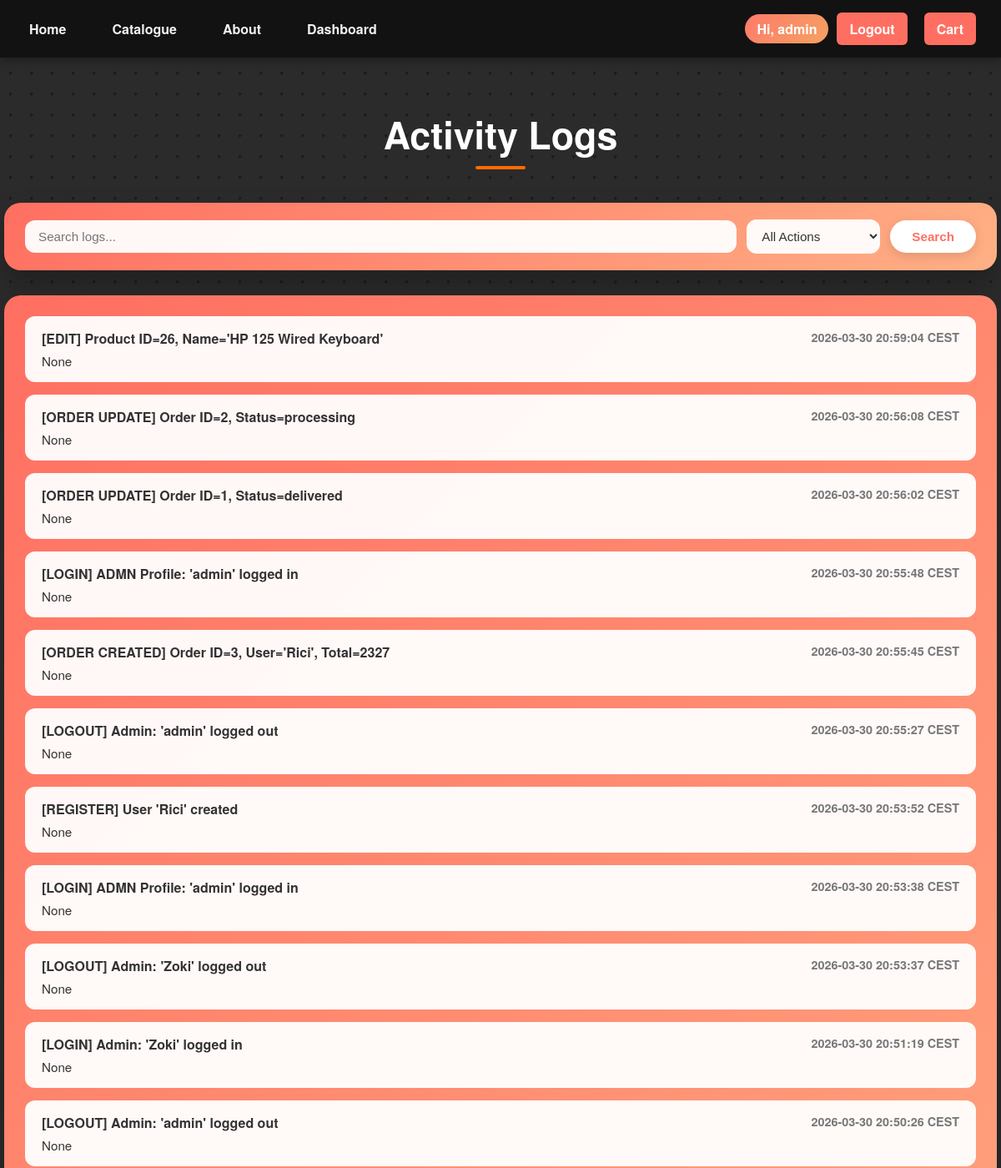
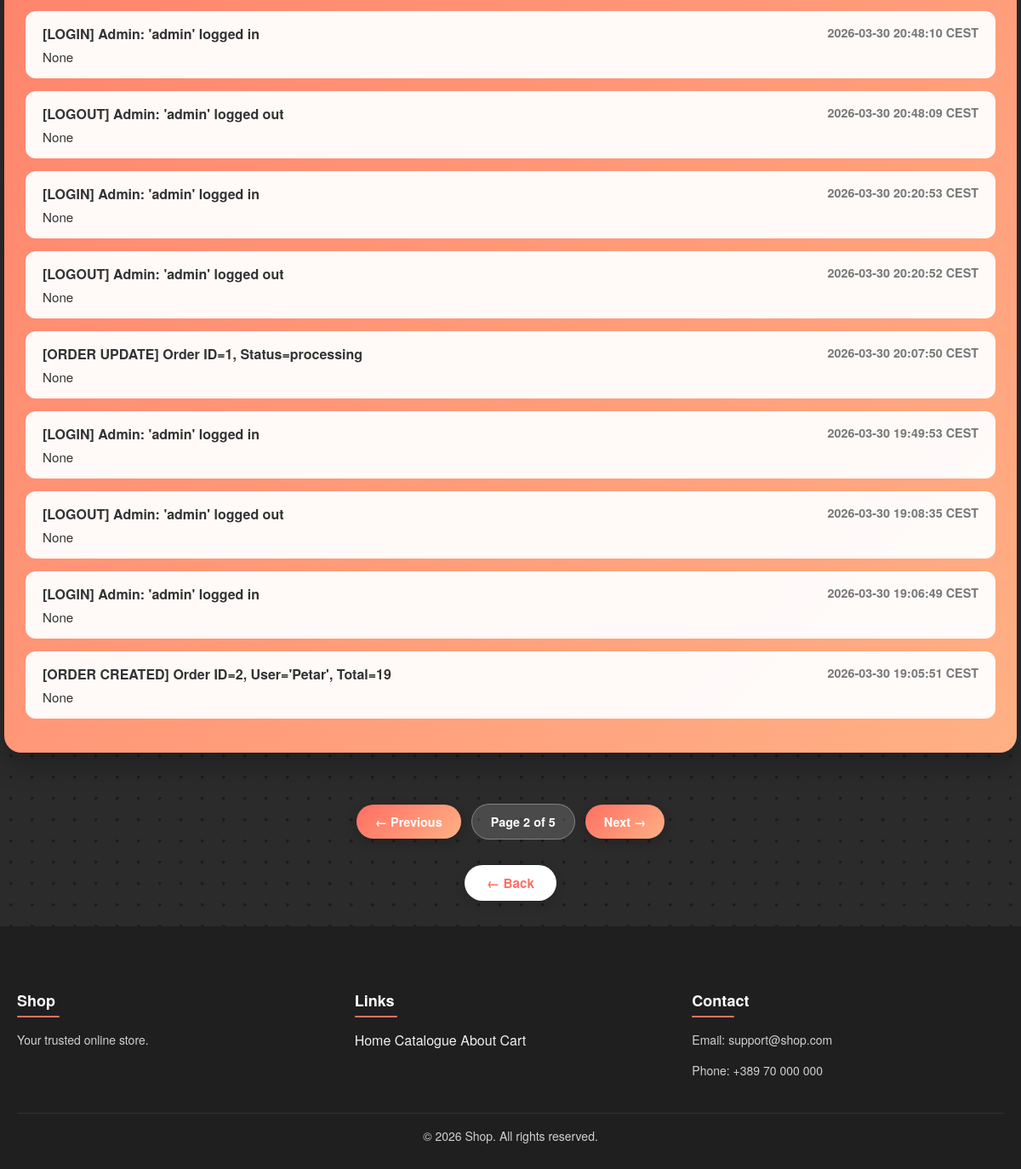
Page /dashboard/logs?page=2&q=&action= (signed in) on the committed database (2 pictures, top to bottom).
### models.py (models this page shows)
class Log(Base):
    __tablename__ = "logs"
    id = Column(Integer, primary_key=True)
    action = Column(String(255), nullable=False)
    user_id = Column(Integer)
    username = Column(String(120))
    message = Column(Text, nullable=True)
    timestamp = Column(DateTime, default=lambda: datetime.now(skopje_tz))

### app.py (the view)
@app.route("/dashboard/logs")
@admin_required
def logs():
    page = request.args.get('page', 1, type=int)
    q = request.args.get('q', '').strip()
    action_filter = request.args.get('action', '').strip()
    per_page = 20
    query = db_session.query(Log).order_by(Log.timestamp.desc())
    if q:
        query = query.filter(Log.action.ilike(f'%{q}%'))
    if action_filter:
        query = query.filter(Log.action.ilike(f'%[{action_filter.upper()}]%'))
    total = query.count()
    total_pages = max(ceil(total / per_page), 1)
    logs = query.offset((page - 1) * per_page).limit(per_page).all()
    return render_template('logs.html', logs=logs, page=page,
                           total_pages=total_pages, q=q, action=action_filter)

### templates/logs.html (shortened to what this page needs)
{% extends "layout.html" %}
{% block extra_css %}
<link rel="stylesheet" href="{{ url_for('static', filename='css/logs.css') }}">
{% endblock %}
{% block content %}
<h1 class="logs-title">Activity Logs</h1>
<form method="get" class="logs-search-form">
    <div class="logs-search-bar">
        <input type="text" name="q" placeholder="Search logs..." value="{{ q }}" class="logs-search-input">
        <select name="action" class="logs-search-select">
            <option value="">All Actions</option>
        </select>
        <button type="submit" class="logs-search-btn">Search</button>
    </div>
</form>
<div class="logs-container">
    {% for log in logs %}
        <div class="log-item {{ log.action }}">
            <div class="log-top">
                <span class="log-action">{{ log.action }}</span>
                <span class="log-time">{{ log.timestamp.strftime('%Y-%m-%d %H:%M:%S') }} CEST</span>
            </div>
            <div class="log-message">
                {{ log.message }}
            </div>
        </div>
    {% else %}
        <p class="no-logs">No logs found.</p>
    {% endfor %}
</div>
<div class="pagination">
    {% if page > 1 %}
        <a href="{{ url_for('logs', page=page-1, q=q, action=action) }}">← Previous</a>
    {% else %}
        <span class="disabled">← Previous</span>
    {% endif %}
    <span class="current-page">Page {{ page }} of {{ total_pages }}</span>
    {% if page < total_pages %}
        <a href="{{ url_for('logs', page=page+1, q=q, action=action) }}">Next →</a>
    {% else %}
        <span class="disabled">Next →</span>
    {% endif %}
</div>
<div style="text-align:center; margin: 30px 0;">
    <a href="{{ url_for('dashboard') }}" class="btn-back">← Back</a>
</div>
{% endblock %}

### static/css/logs.css (style rules this page uses)
body { background-color: #2b2b2b; background-image: radial-gradient(circle, #555 2px, transparent 2px); background-size: 25px 25px; background-blend-mode: overlay; font-family: 'Helvetica Neue', Helvetica, Arial, sans-serif; color: #fff; margin: 0; }
.logs-title { text-align: center; font-size: 2.8rem; font-weight: 700; margin: 60px 0 50px; position: relative; }
.logs-title::after { content: ""; position: absolute; bottom: -10px; left: 50%; transform: translateX(-50%); width: 60px; height: 4px; background: #ff6b00; border-radius: 2px; }
.logs-container { width: 95%; max-width: 1200px; margin: 0 auto 60px; padding: 25px; background: linear-gradient(135deg, #ff6f61, #ffb085); border-radius: 20px; box-shadow: 0 15px 30px rgba(0,0,0,0.25); }
.log-item { background: rgba(255,255,255,0.95); color: #333; padding: 15px 20px; border-radius: 12px; margin-bottom: 15px; transition: 0.3s; }
.log-top { display: flex; justify-content: space-between; font-weight: bold; margin-bottom: 5px; }
.log-time { font-size: 0.9rem; color: #777; }
.log-message { font-size: 0.95rem; }
html, body { height: 100%; margin: 0; }
body { display: flex; flex-direction: column; }
.btn-back { display: inline-block; background: #fff; color: #ff6f61; padding: 10px 26px; border-radius: 50px; font-size: 0.95rem; font-weight: 700; text-decoration: none; box-shadow: 0 4px 14px rgba(0,0,0,0.12); transition: all 0.3s ease; }
.pagination { display: flex; justify-content: center; align-items: center; margin: 0 0 30px; gap: 12px; flex-wrap: wrap; }
.pagination a { display: inline-block; padding: 10px 22px; border-radius: 50px; background: linear-gradient(135deg, #ff6f61, #ffb085); color: #fff; text-decoration: none; font-weight: 700; font-size: 0.9rem; box-shadow: 0 4px 14px rgba(0,0,0,0.2); transition: all 0.3s ease; }
.pagination .current-page { display: inline-block; padding: 10px 22px; border-radius: 50px; background: rgba(255,255,255,0.15); border: 1px solid rgba(255,255,255,0.3); color: #fff; font-weight: 700; font-size: 0.9rem; }
.logs-search-form { max-width: 1200px; width: 95%; margin: 0 auto 30px; padding: 20px 25px; background: linear-gradient(135deg, #ff6f61, #ffb085); border-radius: 20px; box-shadow: 0 15px 30px rgba(0,0,0,0.25); }
.logs-search-bar { display: flex; flex-wrap: wrap; gap: 12px; align-items: center; justify-content: center; }
.logs-search-input { flex: 1 1 280px; padding: 11px 16px; border-radius: 12px; border: none; background: rgba(255,255,255,0.95); color: #333; font-size: 0.95rem; outline: none; transition: box-shadow 0.3s ease; }
.logs-search-select { flex: 0 0 160px; padding: 11px 14px; border-radius: 12px; border: none; background: rgba(255,255,255,0.95); color: #333; font-size: 0.95rem; outline: none; cursor: pointer; transition: box-shadow 0.3s ease; }
.logs-search-btn { padding: 11px 26px; border-radius: 50px; border: none; background: #fff; color: #ff6f61; font-size: 0.95rem; font-weight: 700; cursor: pointer; box-shadow: 0 4px 14px rgba(0,0,0,0.12); transition: all 0.3s ease; }

### rows in the picture
Log: action "[EDIT] Product ID=26, Name='HP 125 Wired Keyboard'", timestamp "2026-03-30 20:59:04", message "None"
Log: action "[ORDER UPDATE] Order ID=2, Status=processing", timestamp "2026-03-30 20:56:08", message "None"
Log: action "[ORDER UPDATE] Order ID=1, Status=delivered", timestamp "2026-03-30 20:56:02", message "None"
Log: action "[LOGIN] ADMN Profile: 'admin' logged in", timestamp "2026-03-30 20:55:48", message "None"
Log: action "[ORDER CREATED] Order ID=3, User='Rici', Total=2327", timestamp "2026-03-30 20:55:45", message "None"
Log: action "[LOGOUT] Admin: 'admin' logged out", timestamp "2026-03-30 20:55:27", message "None"
Log: action "[REGISTER] User 'Rici' created", timestamp "2026-03-30 20:53:52", message "None"
Log: action "[LOGIN] ADMN Profile: 'admin' logged in", timestamp "2026-03-30 20:53:38", message "None"
Log: action "[LOGOUT] Admin: 'Zoki' logged out", timestamp "2026-03-30 20:53:37", message "None"
Log: action "[LOGIN] Admin: 'Zoki' logged in", timestamp "2026-03-30 20:51:19", message "None"
Log: action "[LOGOUT] Admin: 'admin' logged out", timestamp "2026-03-30 20:50:26", message "None"
Log: action "[LOGIN] Admin: 'admin' logged in", timestamp "2026-03-30 20:48:10", message "None"
Log: action "[LOGOUT] Admin: 'admin' logged out", timestamp "2026-03-30 20:48:09", message "None"
Log: action "[LOGIN] Admin: 'admin' logged in", timestamp "2026-03-30 20:20:53", message "None"
Log: action "[LOGOUT] Admin: 'admin' logged out", timestamp "2026-03-30 20:20:52", message "None"
Log: action "[ORDER UPDATE] Order ID=1, Status=processing", timestamp "2026-03-30 20:07:50", message "None"
Log: action "[LOGIN] Admin: 'admin' logged in", timestamp "2026-03-30 19:49:53", message "None"
Log: action "[LOGOUT] Admin: 'admin' logged out", timestamp "2026-03-30 19:08:35", message "None"
Log: action "[LOGIN] Admin: 'admin' logged in", timestamp "2026-03-30 19:06:49", message "None"
Log: action "[ORDER CREATED] Order ID=2, User='Petar', Total=19", timestamp "2026-03-30 19:05:51", message "None"

### other values in the picture
{{ session.username }} "admin"
{{ page }} "2"
{{ total_pages }} "5"
